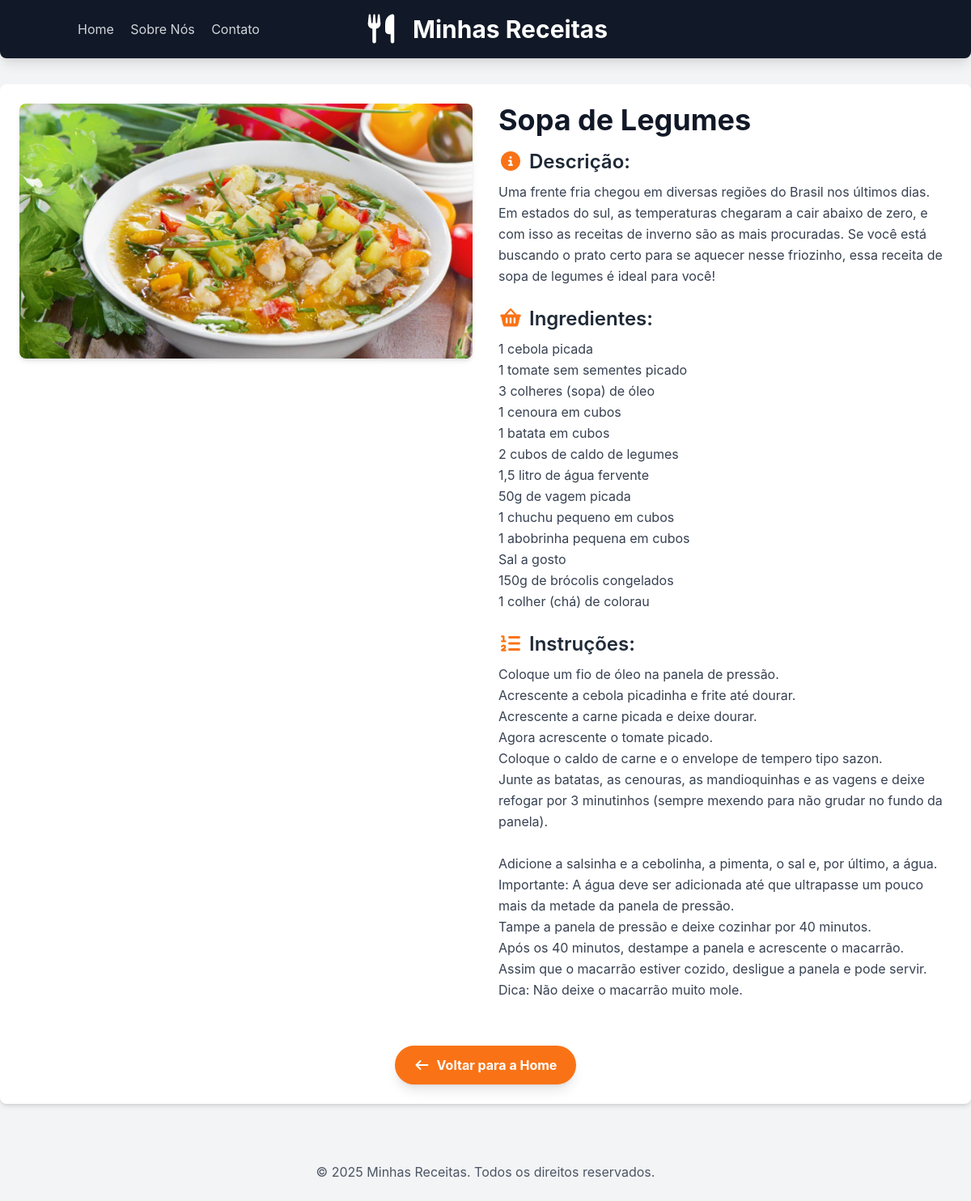
The page /5 on the database its author committed.
### receitas/models.py (models this page shows, shortened)
class Receita(models.Model):
    CATEGORIAS = [
        ('doces', 'Doces'),
        ('salgados', 'Salgados'),
        ('bebidas', 'Bebidas'),
        ('sobremesas', 'Sobremesas'),
    ]
    title = models.CharField(max_length=200)
    description = models.TextField()
    ingredients = models.TextField()
    instructions = models.TextField()
    categoria = models.CharField(max_length=20, choices=CATEGORIAS, default='salgados')
    image = models.ImageField(upload_to="receitas/img", blank=True, null=True)
    created_at = models.DateTimeField(auto_now_add=True)
    updated_at = models.DateTimeField(auto_now=True)
    class Meta:
        verbose_name = "Receita"
        verbose_name_plural = "Receitas"
        ordering = ["-created_at"]

### receitas/views.py (the view)
# urls.py: path('<int:id>', views.receita_detail, name='receita_detail'),
def receita_detail(request, id):
    receita = get_object_or_404(Receita, pk=id)
    return render(request, "receitas/receita_detail.html", {"receita": receita})

### receitas/templates/receitas/receita_detail.html (shortened to what this page needs)
{% extends 'base.html' %}
{% load static %}
{% block content %}
<div class="flex flex-col md:flex-row gap-8">
    {% if receita.image %}
    <div class="md:w-1/2">
        <img src="{{ receita.image.url }}"
             alt="{{ receita.title }}"
             class="w-full h-auto rounded-lg shadow-md">
    </div>
    {% endif %}
    <div class="md:w-1/2">
        <h2 class="text-4xl font-bold text-gray-900 mb-4">{{ receita.title }}</h2>
        <h3 class="text-2xl font-semibold text-gray-800 mb-2">
            <i class="fas fa-info-circle text-orange-500 mr-2"></i>Descrição:
        </h3>
        <p class="text-gray-700 mb-6 leading-relaxed">{{ receita.description }}</p>
        <h3 class="text-2xl font-semibold text-gray-800 mb-2">
            <i class="fas fa-shopping-basket text-orange-500 mr-2"></i>Ingredientes:
        </h3>
        <p class="text-gray-700 mb-6 leading-relaxed whitespace-pre-wrap">{{ receita.ingredients }}</p>
        <h3 class="text-2xl font-semibold text-gray-800 mb-2">
            <i class="fas fa-list-ol text-orange-500 mr-2"></i>Instruções:
        </h3>
        <p class="text-gray-700 mb-6 leading-relaxed whitespace-pre-wrap">{{ receita.instructions }}</p>
    </div>
</div>
<div class="mt-8 text-center">
    <a href="{% url 'home' %}"
        class="inline-block bg-orange-500 hover:bg-orange-600 text-white font-bold py-3 px-6 rounded-full transition duration-300 ease-in-out shadow-lg">
        <i class="fas fa-arrow-left mr-2"></i>Voltar para a Home
    </a>
</div>
{% endblock %}

### receitas/templates/base.html (style rules this page uses)
body { font-family: 'Inter', sans-serif; }

### rows shown on the page
Receita: image (picture), title "Sopa de Legumes", description "Uma frente fria chegou em diversas regiões do Brasil nos últimos dias. Em estados do sul, as temperaturas chegaram a cair abaixo de zero, e com isso as receitas de inverno são as mais procuradas. Se você está buscando o prato certo para se aquecer nesse friozinho, essa receita de sopa de legumes é ideal para você!", ingredients "1 cebola picada 1 tomate sem sementes picado 3 colheres (sopa) de óleo 1 cenoura em cubos 1 batata em cubos 2 cubos de caldo de legumes 1,5 litro de água fervente 50g de vagem picada 1 chuchu pequeno em cubos 1 abobrinha pequena em cubos Sal a gosto 150g de brócolis congelados 1 colher (chá) de colorau", instructions "Coloque um fio de óleo na panela de pressão. Acrescente a cebola picadinha e frite até dourar. Acrescente a carne picada e deixe dourar. Agora acrescente o tomate picado. Coloque o caldo de carne e o envelope de tempero tipo sazon. Junte as batatas, as cenouras, as mandioquinhas e as vagens e deixe refogar por 3 minutinhos (sempre mexendo para não grudar no fundo da panela). Adicione a salsinha e a cebolinha, a pimenta, o sal e, por último, a água. Importante: A água deve ser adicionada até que ultrapasse um pouco mais da metade da panela de pressão. Tampe a panela de pressão e deixe cozinhar por 40 minutos. Após os 40 minutos, destampe a panela e acrescente o macarrão. Assim que o macarrão…"
